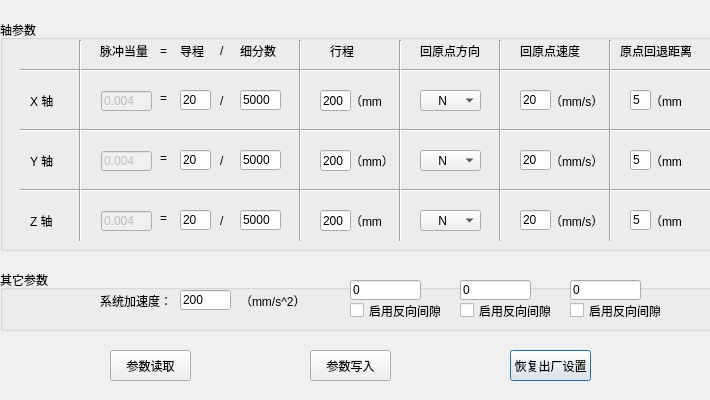
<?xml version="1.0" encoding="UTF-8"?>
<ui version="4.0">
 <class>newParameterSetting</class>
 <widget class="QDialog" name="newParameterSetting">
  <property name="geometry">
   <rect>
    <x>0</x>
    <y>0</y>
    <width>710</width>
    <height>400</height>
   </rect>
  </property>
  <property name="windowTitle">
   <string>Dialog</string>
  </property>
  <widget class="QPushButton" name="Btn_RestoreFactorySettings">
   <property name="geometry">
    <rect>
     <x>510</x>
     <y>350</y>
     <width>81</width>
     <height>31</height>
    </rect>
   </property>
   <property name="text">
    <string>恢复出厂设置</string>
   </property>
  </widget>
  <widget class="QGroupBox" name="groupBox_4">
   <property name="geometry">
    <rect>
     <x>0</x>
     <y>270</y>
     <width>721</width>
     <height>61</height>
    </rect>
   </property>
   <property name="title">
    <string>其它参数</string>
   </property>
   <widget class="QLabel" name="label_7">
    <property name="geometry">
     <rect>
      <x>100</x>
      <y>20</y>
      <width>81</width>
      <height>21</height>
     </rect>
    </property>
    <property name="text">
     <string>系统加速度：</string>
    </property>
   </widget>
   <widget class="QLineEdit" name="LineEdit_SysAccSpeed">
    <property name="enabled">
     <bool>true</bool>
    </property>
    <property name="geometry">
     <rect>
      <x>180</x>
      <y>20</y>
      <width>51</width>
      <height>20</height>
     </rect>
    </property>
    <property name="text">
     <string>200</string>
    </property>
   </widget>
   <widget class="QLabel" name="label_26">
    <property name="geometry">
     <rect>
      <x>240</x>
      <y>20</y>
      <width>61</width>
      <height>21</height>
     </rect>
    </property>
    <property name="text">
     <string>（mm/s^2）</string>
    </property>
   </widget>
   <widget class="QLineEdit" name="LineEdit_BackLashLen_X">
    <property name="geometry">
     <rect>
      <x>350</x>
      <y>10</y>
      <width>71</width>
      <height>20</height>
     </rect>
    </property>
    <property name="text">
     <string>0</string>
    </property>
   </widget>
   <widget class="QCheckBox" name="CheckBox_BackLash_X">
    <property name="geometry">
     <rect>
      <x>350</x>
      <y>30</y>
      <width>91</width>
      <height>21</height>
     </rect>
    </property>
    <property name="text">
     <string>启用反向间隙</string>
    </property>
    <property name="checkable">
     <bool>true</bool>
    </property>
   </widget>
   <widget class="QLineEdit" name="LineEdit_BackLashLen_Y">
    <property name="geometry">
     <rect>
      <x>460</x>
      <y>10</y>
      <width>71</width>
      <height>20</height>
     </rect>
    </property>
    <property name="text">
     <string>0</string>
    </property>
   </widget>
   <widget class="QCheckBox" name="CheckBox_BackLash_Y">
    <property name="geometry">
     <rect>
      <x>460</x>
      <y>30</y>
      <width>91</width>
      <height>21</height>
     </rect>
    </property>
    <property name="text">
     <string>启用反向间隙</string>
    </property>
    <property name="checkable">
     <bool>true</bool>
    </property>
   </widget>
   <widget class="QLineEdit" name="LineEdit_BackLashLen_Z">
    <property name="geometry">
     <rect>
      <x>570</x>
      <y>10</y>
      <width>71</width>
      <height>20</height>
     </rect>
    </property>
    <property name="text">
     <string>0</string>
    </property>
   </widget>
   <widget class="QCheckBox" name="CheckBox_BackLash_Z">
    <property name="geometry">
     <rect>
      <x>570</x>
      <y>30</y>
      <width>91</width>
      <height>21</height>
     </rect>
    </property>
    <property name="text">
     <string>启用反向间隙</string>
    </property>
    <property name="checkable">
     <bool>true</bool>
    </property>
   </widget>
  </widget>
  <widget class="QPushButton" name="Btn_ParameterSave">
   <property name="geometry">
    <rect>
     <x>310</x>
     <y>350</y>
     <width>81</width>
     <height>31</height>
    </rect>
   </property>
   <property name="text">
    <string>参数写入</string>
   </property>
  </widget>
  <widget class="QGroupBox" name="groupBox">
   <property name="enabled">
    <bool>true</bool>
   </property>
   <property name="geometry">
    <rect>
     <x>0</x>
     <y>20</y>
     <width>731</width>
     <height>231</height>
    </rect>
   </property>
   <property name="title">
    <string>轴参数</string>
   </property>
   <widget class="QLineEdit" name="LineEdit_PulseFactor_X">
    <property name="enabled">
     <bool>false</bool>
    </property>
    <property name="geometry">
     <rect>
      <x>101</x>
      <y>71</y>
      <width>51</width>
      <height>20</height>
     </rect>
    </property>
    <property name="text">
     <string>0.004</string>
    </property>
    <property name="frame">
     <bool>true</bool>
    </property>
   </widget>
   <widget class="QLabel" name="label">
    <property name="geometry">
     <rect>
      <x>100</x>
      <y>20</y>
      <width>61</width>
      <height>21</height>
     </rect>
    </property>
    <property name="text">
     <string>脉冲当量</string>
    </property>
   </widget>
   <widget class="QLineEdit" name="LineEdit_HomeSpeed_X">
    <property name="geometry">
     <rect>
      <x>520</x>
      <y>70</y>
      <width>31</width>
      <height>20</height>
     </rect>
    </property>
    <property name="text">
     <string>20</string>
    </property>
   </widget>
   <widget class="QLabel" name="label_9">
    <property name="geometry">
     <rect>
      <x>520</x>
      <y>20</y>
      <width>61</width>
      <height>21</height>
     </rect>
    </property>
    <property name="text">
     <string>回原点速度</string>
    </property>
   </widget>
   <widget class="QLabel" name="label_10">
    <property name="geometry">
     <rect>
      <x>330</x>
      <y>20</y>
      <width>51</width>
      <height>21</height>
     </rect>
    </property>
    <property name="text">
     <string>行程</string>
    </property>
   </widget>
   <widget class="QLineEdit" name="LineEdit_MaxPos_X">
    <property name="geometry">
     <rect>
      <x>320</x>
      <y>70</y>
      <width>31</width>
      <height>21</height>
     </rect>
    </property>
    <property name="text">
     <string>200</string>
    </property>
   </widget>
   <widget class="QLabel" name="label_11">
    <property name="geometry">
     <rect>
      <x>420</x>
      <y>20</y>
      <width>71</width>
      <height>21</height>
     </rect>
    </property>
    <property name="text">
     <string>回原点方向</string>
    </property>
   </widget>
   <widget class="QComboBox" name="ComBox_HomeDirection_X">
    <property name="geometry">
     <rect>
      <x>420</x>
      <y>70</y>
      <width>61</width>
      <height>21</height>
     </rect>
    </property>
    <item>
     <property name="text">
      <string>    N</string>
     </property>
    </item>
    <item>
     <property name="text">
      <string>    P</string>
     </property>
    </item>
   </widget>
   <widget class="QLabel" name="label_14">
    <property name="geometry">
     <rect>
      <x>160</x>
      <y>20</y>
      <width>16</width>
      <height>21</height>
     </rect>
    </property>
    <property name="text">
     <string>=</string>
    </property>
   </widget>
   <widget class="QLabel" name="label_15">
    <property name="geometry">
     <rect>
      <x>180</x>
      <y>20</y>
      <width>41</width>
      <height>21</height>
     </rect>
    </property>
    <property name="text">
     <string>导程</string>
    </property>
   </widget>
   <widget class="QLabel" name="label_16">
    <property name="geometry">
     <rect>
      <x>220</x>
      <y>20</y>
      <width>16</width>
      <height>21</height>
     </rect>
    </property>
    <property name="text">
     <string>/</string>
    </property>
   </widget>
   <widget class="QLabel" name="label_17">
    <property name="geometry">
     <rect>
      <x>240</x>
      <y>20</y>
      <width>61</width>
      <height>21</height>
     </rect>
    </property>
    <property name="text">
     <string>细分数</string>
    </property>
   </widget>
   <widget class="QLabel" name="label_18">
    <property name="geometry">
     <rect>
      <x>160</x>
      <y>70</y>
      <width>16</width>
      <height>16</height>
     </rect>
    </property>
    <property name="text">
     <string>=</string>
    </property>
   </widget>
   <widget class="QLineEdit" name="LineEdit_PulseFactorDown_X">
    <property name="enabled">
     <bool>true</bool>
    </property>
    <property name="geometry">
     <rect>
      <x>180</x>
      <y>70</y>
      <width>31</width>
      <height>20</height>
     </rect>
    </property>
    <property name="text">
     <string>20</string>
    </property>
   </widget>
   <widget class="QLineEdit" name="LineEdit_PulseFactorUp_X">
    <property name="geometry">
     <rect>
      <x>240</x>
      <y>70</y>
      <width>41</width>
      <height>20</height>
     </rect>
    </property>
    <property name="text">
     <string>5000</string>
    </property>
   </widget>
   <widget class="QLabel" name="label_19">
    <property name="geometry">
     <rect>
      <x>220</x>
      <y>70</y>
      <width>16</width>
      <height>21</height>
     </rect>
    </property>
    <property name="text">
     <string>/</string>
    </property>
   </widget>
   <widget class="QLabel" name="label_X">
    <property name="geometry">
     <rect>
      <x>30</x>
      <y>60</y>
      <width>51</width>
      <height>41</height>
     </rect>
    </property>
    <property name="lineWidth">
     <number>1</number>
    </property>
    <property name="text">
     <string>X 轴</string>
    </property>
    <property name="textFormat">
     <enum>Qt::AutoText</enum>
    </property>
   </widget>
   <widget class="QLabel" name="label_Y">
    <property name="geometry">
     <rect>
      <x>30</x>
      <y>120</y>
      <width>51</width>
      <height>41</height>
     </rect>
    </property>
    <property name="text">
     <string>Y 轴</string>
    </property>
   </widget>
   <widget class="QLabel" name="label_Z">
    <property name="geometry">
     <rect>
      <x>30</x>
      <y>180</y>
      <width>51</width>
      <height>41</height>
     </rect>
    </property>
    <property name="text">
     <string>Z 轴</string>
    </property>
   </widget>
   <widget class="Line" name="line">
    <property name="geometry">
     <rect>
      <x>20</x>
      <y>40</y>
      <width>691</width>
      <height>21</height>
     </rect>
    </property>
    <property name="orientation">
     <enum>Qt::Horizontal</enum>
    </property>
   </widget>
   <widget class="QLabel" name="label_8">
    <property name="geometry">
     <rect>
      <x>620</x>
      <y>20</y>
      <width>71</width>
      <height>21</height>
     </rect>
    </property>
    <property name="text">
     <string>原点回退距离</string>
    </property>
   </widget>
   <widget class="QLineEdit" name="LineEdit_HomeOffset_X">
    <property name="geometry">
     <rect>
      <x>630</x>
      <y>70</y>
      <width>21</width>
      <height>20</height>
     </rect>
    </property>
    <property name="text">
     <string>5</string>
    </property>
   </widget>
   <widget class="Line" name="line_2">
    <property name="geometry">
     <rect>
      <x>20</x>
      <y>100</y>
      <width>691</width>
      <height>21</height>
     </rect>
    </property>
    <property name="orientation">
     <enum>Qt::Horizontal</enum>
    </property>
   </widget>
   <widget class="Line" name="line_3">
    <property name="geometry">
     <rect>
      <x>20</x>
      <y>160</y>
      <width>691</width>
      <height>21</height>
     </rect>
    </property>
    <property name="orientation">
     <enum>Qt::Horizontal</enum>
    </property>
   </widget>
   <widget class="QLabel" name="label_20">
    <property name="geometry">
     <rect>
      <x>160</x>
      <y>130</y>
      <width>16</width>
      <height>16</height>
     </rect>
    </property>
    <property name="text">
     <string>=</string>
    </property>
   </widget>
   <widget class="QLineEdit" name="LineEdit_PulseFactor_Y">
    <property name="enabled">
     <bool>false</bool>
    </property>
    <property name="geometry">
     <rect>
      <x>101</x>
      <y>131</y>
      <width>51</width>
      <height>20</height>
     </rect>
    </property>
    <property name="text">
     <string>0.004</string>
    </property>
    <property name="frame">
     <bool>true</bool>
    </property>
   </widget>
   <widget class="QLineEdit" name="LineEdit_HomeOffset_Y">
    <property name="geometry">
     <rect>
      <x>630</x>
      <y>130</y>
      <width>21</width>
      <height>20</height>
     </rect>
    </property>
    <property name="text">
     <string>5</string>
    </property>
   </widget>
   <widget class="QLineEdit" name="LineEdit_HomeSpeed_Y">
    <property name="geometry">
     <rect>
      <x>520</x>
      <y>130</y>
      <width>31</width>
      <height>20</height>
     </rect>
    </property>
    <property name="text">
     <string>20</string>
    </property>
   </widget>
   <widget class="QLineEdit" name="LineEdit_MaxPos_Y">
    <property name="geometry">
     <rect>
      <x>320</x>
      <y>130</y>
      <width>31</width>
      <height>21</height>
     </rect>
    </property>
    <property name="text">
     <string>200</string>
    </property>
   </widget>
   <widget class="QComboBox" name="ComBox_HomeDirection_Y">
    <property name="geometry">
     <rect>
      <x>420</x>
      <y>130</y>
      <width>61</width>
      <height>21</height>
     </rect>
    </property>
    <item>
     <property name="text">
      <string>    N</string>
     </property>
    </item>
    <item>
     <property name="text">
      <string>    P</string>
     </property>
    </item>
   </widget>
   <widget class="QLineEdit" name="LineEdit_PulseFactorUp_Y">
    <property name="geometry">
     <rect>
      <x>240</x>
      <y>130</y>
      <width>41</width>
      <height>20</height>
     </rect>
    </property>
    <property name="text">
     <string>5000</string>
    </property>
   </widget>
   <widget class="QLineEdit" name="LineEdit_PulseFactorDown_Y">
    <property name="enabled">
     <bool>true</bool>
    </property>
    <property name="geometry">
     <rect>
      <x>180</x>
      <y>130</y>
      <width>31</width>
      <height>20</height>
     </rect>
    </property>
    <property name="text">
     <string>20</string>
    </property>
   </widget>
   <widget class="QLabel" name="label_21">
    <property name="geometry">
     <rect>
      <x>220</x>
      <y>130</y>
      <width>16</width>
      <height>21</height>
     </rect>
    </property>
    <property name="text">
     <string>/</string>
    </property>
   </widget>
   <widget class="QLabel" name="label_22">
    <property name="geometry">
     <rect>
      <x>160</x>
      <y>190</y>
      <width>16</width>
      <height>16</height>
     </rect>
    </property>
    <property name="text">
     <string>=</string>
    </property>
   </widget>
   <widget class="QLineEdit" name="LineEdit_PulseFactor_Z">
    <property name="enabled">
     <bool>false</bool>
    </property>
    <property name="geometry">
     <rect>
      <x>101</x>
      <y>191</y>
      <width>51</width>
      <height>20</height>
     </rect>
    </property>
    <property name="text">
     <string>0.004</string>
    </property>
    <property name="frame">
     <bool>true</bool>
    </property>
   </widget>
   <widget class="QLineEdit" name="LineEdit_HomeOffset_Z">
    <property name="geometry">
     <rect>
      <x>630</x>
      <y>190</y>
      <width>21</width>
      <height>20</height>
     </rect>
    </property>
    <property name="text">
     <string>5</string>
    </property>
   </widget>
   <widget class="QLineEdit" name="LineEdit_HomeSpeed_Z">
    <property name="geometry">
     <rect>
      <x>520</x>
      <y>190</y>
      <width>31</width>
      <height>20</height>
     </rect>
    </property>
    <property name="text">
     <string>20</string>
    </property>
   </widget>
   <widget class="QLineEdit" name="LineEdit_MaxPos_Z">
    <property name="geometry">
     <rect>
      <x>320</x>
      <y>190</y>
      <width>31</width>
      <height>21</height>
     </rect>
    </property>
    <property name="text">
     <string>200</string>
    </property>
   </widget>
   <widget class="QComboBox" name="ComBox_HomeDirection_Z">
    <property name="geometry">
     <rect>
      <x>420</x>
      <y>190</y>
      <width>61</width>
      <height>21</height>
     </rect>
    </property>
    <item>
     <property name="text">
      <string>    N</string>
     </property>
    </item>
    <item>
     <property name="text">
      <string>    P</string>
     </property>
    </item>
   </widget>
   <widget class="QLineEdit" name="LineEdit_PulseFactorUp_Z">
    <property name="geometry">
     <rect>
      <x>240</x>
      <y>190</y>
      <width>41</width>
      <height>20</height>
     </rect>
    </property>
    <property name="text">
     <string>5000</string>
    </property>
   </widget>
   <widget class="QLineEdit" name="LineEdit_PulseFactorDown_Z">
    <property name="enabled">
     <bool>true</bool>
    </property>
    <property name="geometry">
     <rect>
      <x>180</x>
      <y>190</y>
      <width>31</width>
      <height>20</height>
     </rect>
    </property>
    <property name="text">
     <string>20</string>
    </property>
   </widget>
   <widget class="QLabel" name="label_23">
    <property name="geometry">
     <rect>
      <x>220</x>
      <y>190</y>
      <width>16</width>
      <height>21</height>
     </rect>
    </property>
    <property name="text">
     <string>/</string>
    </property>
   </widget>
   <widget class="Line" name="line_4">
    <property name="geometry">
     <rect>
      <x>70</x>
      <y>20</y>
      <width>20</width>
      <height>201</height>
     </rect>
    </property>
    <property name="orientation">
     <enum>Qt::Vertical</enum>
    </property>
   </widget>
   <widget class="Line" name="line_5">
    <property name="geometry">
     <rect>
      <x>290</x>
      <y>20</y>
      <width>20</width>
      <height>201</height>
     </rect>
    </property>
    <property name="orientation">
     <enum>Qt::Vertical</enum>
    </property>
   </widget>
   <widget class="Line" name="line_6">
    <property name="geometry">
     <rect>
      <x>390</x>
      <y>20</y>
      <width>20</width>
      <height>201</height>
     </rect>
    </property>
    <property name="orientation">
     <enum>Qt::Vertical</enum>
    </property>
   </widget>
   <widget class="Line" name="line_7">
    <property name="geometry">
     <rect>
      <x>490</x>
      <y>20</y>
      <width>20</width>
      <height>201</height>
     </rect>
    </property>
    <property name="orientation">
     <enum>Qt::Vertical</enum>
    </property>
   </widget>
   <widget class="Line" name="line_8">
    <property name="geometry">
     <rect>
      <x>600</x>
      <y>20</y>
      <width>20</width>
      <height>201</height>
     </rect>
    </property>
    <property name="orientation">
     <enum>Qt::Vertical</enum>
    </property>
   </widget>
   <widget class="QLabel" name="label_2">
    <property name="geometry">
     <rect>
      <x>350</x>
      <y>70</y>
      <width>31</width>
      <height>21</height>
     </rect>
    </property>
    <property name="text">
     <string>（mm）</string>
    </property>
   </widget>
   <widget class="QLabel" name="label_3">
    <property name="geometry">
     <rect>
      <x>350</x>
      <y>130</y>
      <width>41</width>
      <height>21</height>
     </rect>
    </property>
    <property name="text">
     <string>（mm）</string>
    </property>
   </widget>
   <widget class="QLabel" name="label_4">
    <property name="geometry">
     <rect>
      <x>350</x>
      <y>190</y>
      <width>31</width>
      <height>21</height>
     </rect>
    </property>
    <property name="text">
     <string>（mm）</string>
    </property>
   </widget>
   <widget class="QLabel" name="label_5">
    <property name="geometry">
     <rect>
      <x>550</x>
      <y>70</y>
      <width>51</width>
      <height>21</height>
     </rect>
    </property>
    <property name="text">
     <string>（mm/s）</string>
    </property>
   </widget>
   <widget class="QLabel" name="label_6">
    <property name="geometry">
     <rect>
      <x>550</x>
      <y>130</y>
      <width>51</width>
      <height>21</height>
     </rect>
    </property>
    <property name="text">
     <string>（mm/s）</string>
    </property>
   </widget>
   <widget class="QLabel" name="label_12">
    <property name="geometry">
     <rect>
      <x>550</x>
      <y>190</y>
      <width>51</width>
      <height>21</height>
     </rect>
    </property>
    <property name="text">
     <string>（mm/s）</string>
    </property>
   </widget>
   <widget class="QLabel" name="label_13">
    <property name="geometry">
     <rect>
      <x>650</x>
      <y>70</y>
      <width>31</width>
      <height>21</height>
     </rect>
    </property>
    <property name="text">
     <string>（mm）</string>
    </property>
   </widget>
   <widget class="QLabel" name="label_24">
    <property name="geometry">
     <rect>
      <x>650</x>
      <y>130</y>
      <width>31</width>
      <height>21</height>
     </rect>
    </property>
    <property name="text">
     <string>（mm）</string>
    </property>
   </widget>
   <widget class="QLabel" name="label_25">
    <property name="geometry">
     <rect>
      <x>650</x>
      <y>190</y>
      <width>31</width>
      <height>21</height>
     </rect>
    </property>
    <property name="text">
     <string>（mm）</string>
    </property>
   </widget>
   <zorder>LineEdit_HomeSpeed_X</zorder>
   <zorder>LineEdit_MaxPos_X</zorder>
   <zorder>label_14</zorder>
   <zorder>label_15</zorder>
   <zorder>label_16</zorder>
   <zorder>label_17</zorder>
   <zorder>label_18</zorder>
   <zorder>LineEdit_PulseFactorDown_X</zorder>
   <zorder>LineEdit_PulseFactorUp_X</zorder>
   <zorder>label_19</zorder>
   <zorder>ComBox_HomeDirection_X</zorder>
   <zorder>LineEdit_PulseFactor_X</zorder>
   <zorder>label</zorder>
   <zorder>label_9</zorder>
   <zorder>label_10</zorder>
   <zorder>label_11</zorder>
   <zorder>label_X</zorder>
   <zorder>label_Y</zorder>
   <zorder>label_Z</zorder>
   <zorder>line</zorder>
   <zorder>label_8</zorder>
   <zorder>LineEdit_HomeOffset_X</zorder>
   <zorder>line_2</zorder>
   <zorder>line_3</zorder>
   <zorder>label_20</zorder>
   <zorder>LineEdit_PulseFactor_Y</zorder>
   <zorder>LineEdit_HomeOffset_Y</zorder>
   <zorder>LineEdit_HomeSpeed_Y</zorder>
   <zorder>LineEdit_MaxPos_Y</zorder>
   <zorder>ComBox_HomeDirection_Y</zorder>
   <zorder>LineEdit_PulseFactorUp_Y</zorder>
   <zorder>LineEdit_PulseFactorDown_Y</zorder>
   <zorder>label_21</zorder>
   <zorder>label_22</zorder>
   <zorder>LineEdit_PulseFactor_Z</zorder>
   <zorder>LineEdit_HomeOffset_Z</zorder>
   <zorder>LineEdit_HomeSpeed_Z</zorder>
   <zorder>LineEdit_MaxPos_Z</zorder>
   <zorder>ComBox_HomeDirection_Z</zorder>
   <zorder>LineEdit_PulseFactorUp_Z</zorder>
   <zorder>LineEdit_PulseFactorDown_Z</zorder>
   <zorder>label_23</zorder>
   <zorder>line_4</zorder>
   <zorder>line_5</zorder>
   <zorder>line_6</zorder>
   <zorder>line_7</zorder>
   <zorder>line_8</zorder>
   <zorder>label_2</zorder>
   <zorder>label_3</zorder>
   <zorder>label_4</zorder>
   <zorder>label_5</zorder>
   <zorder>label_6</zorder>
   <zorder>label_12</zorder>
   <zorder>label_13</zorder>
   <zorder>label_24</zorder>
   <zorder>label_25</zorder>
  </widget>
  <widget class="QPushButton" name="Btn_ParameterLoade">
   <property name="geometry">
    <rect>
     <x>110</x>
     <y>350</y>
     <width>81</width>
     <height>31</height>
    </rect>
   </property>
   <property name="text">
    <string>参数读取</string>
   </property>
  </widget>
 </widget>
 <resources/>
 <connections/>
</ui>
